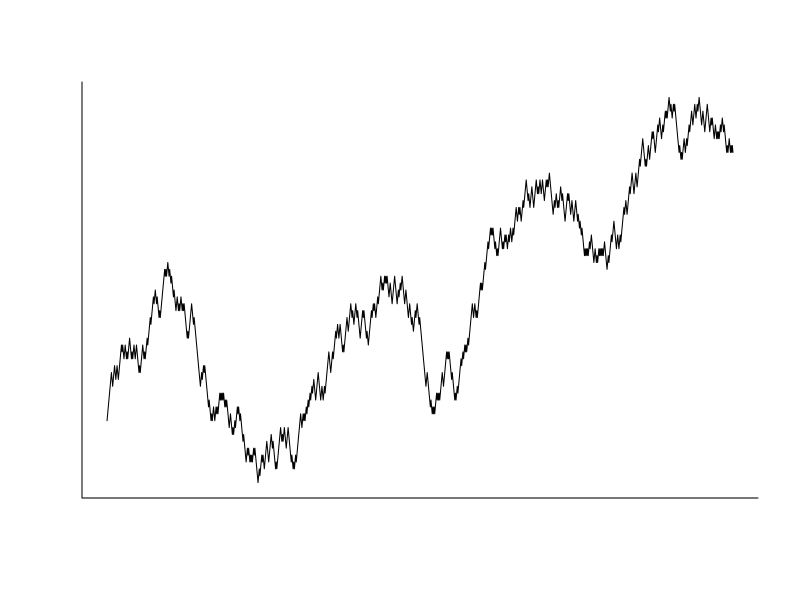
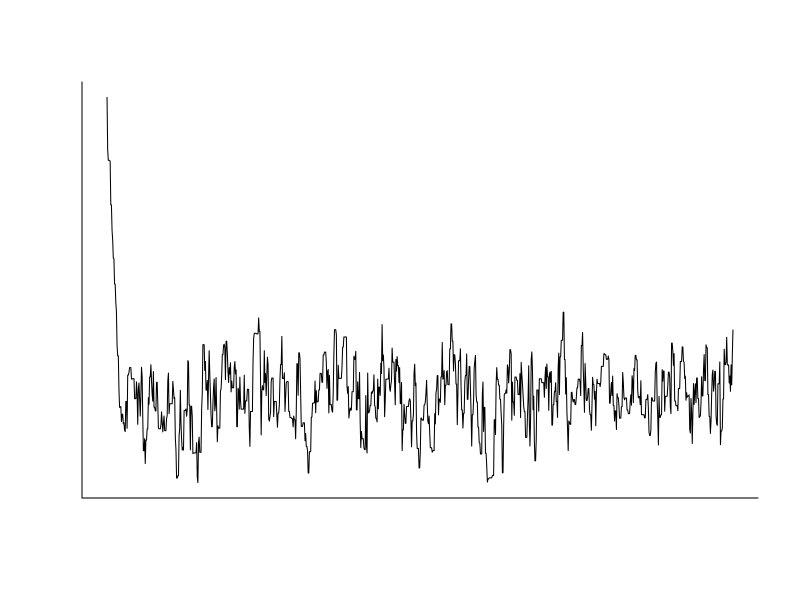

Recreate these plots in R, in order.
postscript("equilibrium1.eps",horizontal=F,onefile=F,print.it=F)
par(mfrow=c(1,1))
n <- 1000
time <- (1:n)
x <- rep(0,n)
for(i in 2:n){
     y <- 2*rbinom(1,1,.5)-1
     x[i] <- x[i-1] + 5*y
     }
plot(time,x,type="l",xlab="",ylab="",xaxt="n",yaxt="n",bty="l")
dev.off()

postscript("equilibrium2.eps",horizontal=F,onefile=F,print.it=F)
par(mfrow=c(1,1))
x <- rep(0,n)
x[1] <- 10
for(i in 2:n){
     proposal <- rnorm(1,x[i-1],1)
     ratio <- dnorm(proposal)/dnorm(x[i-1])
     u <- runif(1)
     if(u < ratio)x[i] <- proposal else x[i] <- x[i-1]
     }
plot(time,x,type="l",xlab="",ylab="",xaxt="n",yaxt="n",bty="l")
dev.off()
